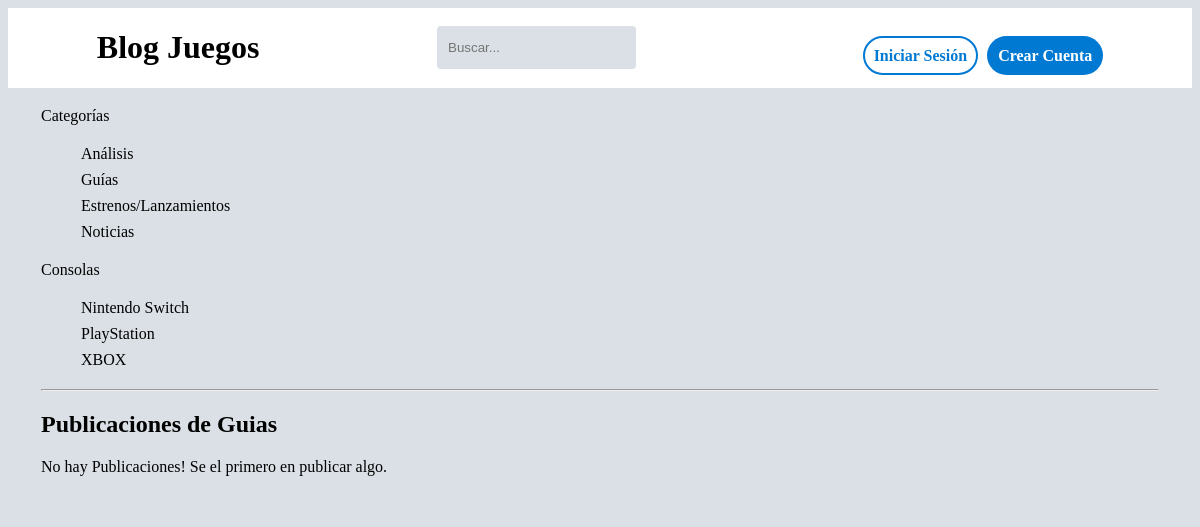
Page /publicaciones/categoria/guias/ on the committed database.
### principal/models.py (models this page shows)
class Category_Model(models.Model):
    name = models.CharField(max_length=50, unique=True, verbose_name='Nombre de la Categoría')
    slug = models.SlugField(max_length=100, unique=True, verbose_name='URL')
    class Meta:
        verbose_name = 'Categoría'
        verbose_name_plural = 'Categorías'
    def __str__(self) -> str:
        return self.name

class Console_Model(models.Model):
    name = models.CharField(max_length=50, unique=True, verbose_name='Nombre de la Consola')
    slug = models.SlugField(max_length=100, unique=True, verbose_name='URL')
    class Meta:
        verbose_name = 'Consola'
        verbose_name_plural = 'Consolas'
    def __str__(self) -> str:
        return self.name

### principal/views.py (the view)
# urls.py: path("categoria/<slug>/", views.category_posts, name='category_posts'),
def category_posts(request, slug):
    category = Category_Model.objects.get(slug=slug)
    posts = Posts_Model.objects.filter(category=category)
    categories = Category_Model.objects.all()
    consoles = Console_Model.objects.all()
    return render(request, 'principal_templates/genres_categories_consoles_posts.html', {
        'posts':posts,
        'categories':categories,
        "consoles":consoles,
        "title":slug,
    })

### templates/principal_templates/genres_categories_consoles_posts.html (shortened to what this page needs)
{% extends 'layout.html' %}
{% block content %}
<div>
    <div> Categorías
        <ul>
            {% for category in categories %}
                <li><a href="{% url 'category_posts' category.slug%}">{{category}}</a></li>
            {% endfor %}
        </ul>
    </div>
    <div> Consolas
        <ul>
            {% for console_game in consoles %}
                <li><a href="{% url 'consoles_posts' console_game.slug%}">{{console_game}}</a></li>
            {% endfor %}
        </ul>
    </div>
    <hr>
    <div>
        <h2>Publicaciones de {{title|title}}</h2>
        {% if posts %}
            <div>
                {% for post in posts %}
                    {% if user.username %} {% comment "" %}Si el usuario está logeado podrá acceder a las publicaciones en detalle {% endcomment %}
                        <p><a href="{% url 'detailed_post' post.slug post.pk %}">{{post.title}}</a></p>
                    {% else %}
                        <p>{{post.title}}</p>
                    {% endif %}
                    <p>{{post.content}}</p>
                    <p>{{post.up_voted.all|length}}<a href="{% url 'likes' post.id %}">like</a></p>
                    <p>{{post.down_voted.all|length}}<a href="{% url 'dislikes' post.id %}">dislike</a></p>
                    <p>
                        {% for category in post.category.all %}
                            <a href="{% url 'category_posts' category.slug%}">{{category}}</a> |
                        {% endfor %}
                    </p>
                    <p>
                        {% for genre in post.genre.all %}
                            <a href="{% url 'genre_posts' genre.slug%}">{{genre}}</a> |
                        {% endfor %}
                    </p>
                    <p>
                        {% for console_game in post.console_name.all %}
                            <a href="{% url 'consoles_posts' console_game.slug%}">{{console_game}}</a> |
                        {% endfor %}
                    </p>
                    <p>Publicado por: {{post.posted_by}}</p>
                    <p>Publicado el: {{post.created_at}}</p>
                {% endfor %}
            </div>
        {% else %}
            <p>No hay Publicaciones! Se el primero en publicar algo.</p>
        {% endif %}
    </div>
</div>
{% endblock  %}

### BlogJuegos/static/css/styles.css (style rules this page uses)
body, #content { background-color: #dae0e6; }
a { text-decoration: none; color: black; }
li { list-style: none; padding-top: 4px; padding-bottom: 4px; }

### rows in the picture
Category_Model: name "Análisis"
Category_Model: name "Guías", slug "Guias"
Category_Model: name "Estrenos/Lanzamientos"
Category_Model: name "Noticias"
Console_Model: name "Nintendo Switch"
Console_Model: name "PlayStation"
Console_Model: name "XBOX"
